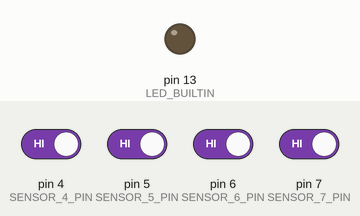
This sketch was run on a simulated Arduino Uno, built with avr-gcc and run on an emulated ATmega328P. On the bench: output pins drawn as LEDs (lit = HIGH). Inputs (shaded band) come from the test bench; at power-on: pin 4 (SENSOR_4_PIN), pin 5 (SENSOR_5_PIN), pin 6 (SENSOR_6_PIN), pin 7 (SENSOR_7_PIN) HIGH. What the sketch prints to the serial monitor is not drawn.

Above: at 0.3 s.
Timing chart, 0 to 1.8 s (numbered marks = the images above):
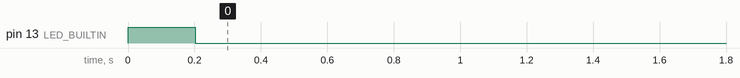

The sketch:

ledgate.ino
```cpp
/*
  Breakbeam sensor code.
  Allows for 4 breakbeam sensors to be connected to digital pins 4 to 7.
  Output is [sensor_number]:[value]

  Return sensor value = {s:4:1} or {s:4:0}
  meaning:
  type = (s)sensor
  name = 4
  value =1 (true/open) or 0 (false/closed)
*/

// #include <arduino.h>
#include <Incoming.h>
#include <helpers.h>

// Pin 13: Arduino has an LED connected on pin 13
// Pin 11: Teensy 2.0 has the LED on pin 11
// Pin  6: Teensy++ 2.0 has the LED on pin 6
// Pin 13: Teensy 3.0 has the LED on pin 13

#define SENSOR_7_PIN 7
#define SENSOR_6_PIN 6
#define SENSOR_5_PIN 5
#define SENSOR_4_PIN 4

const char identity[] = "Led_gate";
const char version_nr[] = "1.0";

// variables wont change
const long led_interval = 200; // led blink duration [ms]

// variables will change:
int sensor_4_state = 0, last_4_state = 0; // variable for reading the pushbutton status
int sensor_5_state = 0, last_5_state = 0;
int sensor_6_state = 0, last_6_state = 0;
int sensor_7_state = 0, last_7_state = 0;

int led_state = LOW;
unsigned long previousMillis = 0;

Incoming incoming;
char received_char = -1;
bool command_finished = false;

void setup()
{
  pinMode(LED_BUILTIN, OUTPUT);
  //Blink(LED_BUILTIN,led_gate);

  // initialize the sensor pins as an input:
  pinMode(SENSOR_7_PIN, INPUT);
  pinMode(SENSOR_6_PIN, INPUT);
  pinMode(SENSOR_5_PIN, INPUT);
  pinMode(SENSOR_4_PIN, INPUT);

  digitalWrite(SENSOR_7_PIN, HIGH); // turn on the pullup
  digitalWrite(SENSOR_6_PIN, HIGH); // turn on the pullup
  digitalWrite(SENSOR_5_PIN, HIGH); // turn on the pullup
  digitalWrite(SENSOR_4_PIN, HIGH); // turn on the pullup

  Serial.begin(115200);
  while (!Serial)
  {
    ;
  }

  send_identity(identity, version_nr);
  // initialize the LED pin as an output:
}

// void send_identity(){
//   Serial.print("{i:n:");
//   Serial.print(identity);
//   Serial.print(":v:");
//   Serial.print(version_nr)
//   Serial.println("}");
// }

void enable_led()
{
  previousMillis = millis();
  led_state = HIGH;
  digitalWrite(LED_BUILTIN, led_state);
}

void check_led()
{
  if (led_state == HIGH)
  {
    unsigned long currentMillis = millis();
    if (currentMillis - previousMillis >= led_interval)
    {
      led_state = LOW;
      digitalWrite(LED_BUILTIN, led_state);
    }
  }
}

void state_changed(String pin_name, String pin_value)
{
  Serial.print("{s:");
  Serial.print(pin_name);
  Serial.print(":");
  Serial.print(pin_value);
  Serial.print("}\n");
  enable_led();
}

int check_pin(String pin_name, int new_state, int old_state)
{
  if (new_state && !old_state)
  {
    // unbroken
    state_changed(pin_name, "1");
  }
  if (!new_state && old_state)
  {
    // broken
    state_changed(pin_name, "0");
  }
  return new_state;
}

void loop()
{
  // read the state of the pushbutton value:
  last_4_state = check_pin("4", digitalRead(SENSOR_4_PIN), last_4_state);
  last_5_state = check_pin("5", digitalRead(SENSOR_5_PIN), last_5_state);
  last_6_state = check_pin("6", digitalRead(SENSOR_6_PIN), last_6_state);
  last_7_state = check_pin("7", digitalRead(SENSOR_7_PIN), last_7_state);
  check_led();
  read_incoming();
}

void parse_string()
{
  Serial.print("incoming command: ");
  Serial.println(incoming.command);

  switch (incoming.command)
  {
  case 'i': // Return version info.
    send_identity(identity, version_nr);
    break;
  }
}

void read_incoming()
{
  received_char = Serial.read();
  if (received_char > -1)
  {
    //Serial.print(received_char);
    command_finished = incoming.update(received_char);
    if (command_finished)
    {
      parse_string();
    }
  }
}
```

Measured:
- by itself, pin 13 (LED_BUILTIN): LOW → HIGH at 0.00 s, → LOW 0.20 s later
